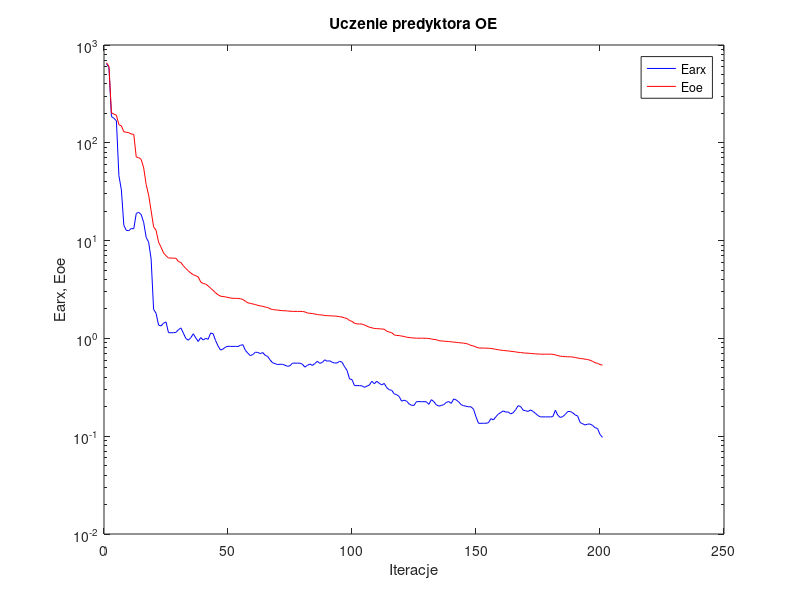
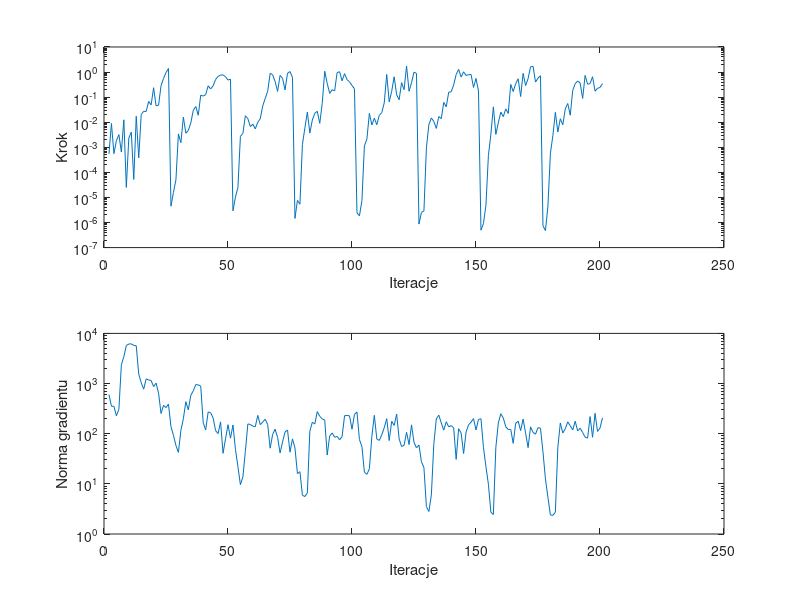

MATLAB code to generate these figures, in order:
%uczenie predyktora oe
clear all;
n=0; farx(n+1)=6.449362e+002; foe(n+1)=6.583969e+002; wspucz(n+1)=0.000000e+000; ng(n+1)=0.000000e+000;
%odnowa zmiennej metryki
n=1; farx(n+1)=5.897949e+002; foe(n+1)=6.051365e+002; krok(n+1)=5.504055e-004; ng(n+1)=6.014512e+002;
n=2; farx(n+1)=1.854540e+002; foe(n+1)=2.025425e+002; krok(n+1)=8.928204e-003; ng(n+1)=3.525903e+002;
n=3; farx(n+1)=1.782144e+002; foe(n+1)=1.963250e+002; krok(n+1)=5.593002e-004; ng(n+1)=3.512855e+002;
n=4; farx(n+1)=1.677012e+002; foe(n+1)=1.916562e+002; krok(n+1)=1.830478e-003; ng(n+1)=2.274927e+002;
n=5; farx(n+1)=4.632307e+001; foe(n+1)=1.530346e+002; krok(n+1)=3.195265e-003; ng(n+1)=3.056314e+002;
n=6; farx(n+1)=3.304399e+001; foe(n+1)=1.490834e+002; krok(n+1)=6.488063e-004; ng(n+1)=2.364036e+003;
n=7; farx(n+1)=1.432053e+001; foe(n+1)=1.294898e+002; krok(n+1)=1.244697e-002; ng(n+1)=3.440288e+003;
n=8; farx(n+1)=1.270836e+001; foe(n+1)=1.282713e+002; krok(n+1)=2.511991e-005; ng(n+1)=5.737638e+003;
n=9; farx(n+1)=1.265561e+001; foe(n+1)=1.267437e+002; krok(n+1)=2.337021e-003; ng(n+1)=6.140766e+003;
n=10; farx(n+1)=1.329001e+001; foe(n+1)=1.229396e+002; krok(n+1)=4.019260e-003; ng(n+1)=6.189783e+003;
n=11; farx(n+1)=1.320936e+001; foe(n+1)=1.221300e+002; krok(n+1)=5.210339e-005; ng(n+1)=5.767288e+003;
n=12; farx(n+1)=1.892744e+001; foe(n+1)=7.170399e+001; krok(n+1)=1.725161e-002; ng(n+1)=5.666779e+003;
n=13; farx(n+1)=1.947505e+001; foe(n+1)=7.044861e+001; krok(n+1)=3.764443e-004; ng(n+1)=1.541945e+003;
n=14; farx(n+1)=1.843831e+001; foe(n+1)=6.761946e+001; krok(n+1)=2.025137e-002; ng(n+1)=1.042583e+003;
n=15; farx(n+1)=1.532161e+001; foe(n+1)=5.535777e+001; krok(n+1)=2.720095e-002; ng(n+1)=7.709984e+002;
n=16; farx(n+1)=1.081021e+001; foe(n+1)=3.744894e+001; krok(n+1)=2.680031e-002; ng(n+1)=1.240534e+003;
n=17; farx(n+1)=9.632210e+000; foe(n+1)=2.916734e+001; krok(n+1)=6.721749e-002; ng(n+1)=1.180046e+003;
n=18; farx(n+1)=6.484843e+000; foe(n+1)=2.015925e+001; krok(n+1)=4.904612e-002; ng(n+1)=1.150825e+003;
n=19; farx(n+1)=1.980734e+000; foe(n+1)=1.384246e+001; krok(n+1)=2.373843e-001; ng(n+1)=8.681106e+002;
n=20; farx(n+1)=1.803563e+000; foe(n+1)=1.273500e+001; krok(n+1)=4.486659e-002; ng(n+1)=1.021349e+003;
n=21; farx(n+1)=1.369134e+000; foe(n+1)=9.644222e+000; krok(n+1)=4.797973e-002; ng(n+1)=6.415386e+002;
n=22; farx(n+1)=1.340107e+000; foe(n+1)=8.558745e+000; krok(n+1)=2.866206e-001; ng(n+1)=2.527704e+002;
n=23; farx(n+1)=1.432013e+000; foe(n+1)=7.498236e+000; krok(n+1)=5.551463e-001; ng(n+1)=3.675286e+002;
n=24; farx(n+1)=1.474333e+000; foe(n+1)=7.009900e+000; krok(n+1)=9.512526e-001; ng(n+1)=3.309296e+002;
n=25; farx(n+1)=1.144626e+000; foe(n+1)=6.644547e+000; krok(n+1)=1.386016e+000; ng(n+1)=3.875420e+002;
%odnowa zmiennej metryki
n=26; farx(n+1)=1.142295e+000; foe(n+1)=6.628735e+000; krok(n+1)=4.479143e-006; ng(n+1)=1.383553e+002;
n=27; farx(n+1)=1.143602e+000; foe(n+1)=6.613701e+000; krok(n+1)=1.588017e-005; ng(n+1)=9.273928e+001;
n=28; farx(n+1)=1.152141e+000; foe(n+1)=6.599722e+000; krok(n+1)=5.039187e-005; ng(n+1)=5.835386e+001;
n=29; farx(n+1)=1.225861e+000; foe(n+1)=6.104238e+000; krok(n+1)=3.408889e-003; ng(n+1)=4.241832e+001;
n=30; farx(n+1)=1.280312e+000; foe(n+1)=5.975228e+000; krok(n+1)=1.525147e-003; ng(n+1)=1.161926e+002;
n=31; farx(n+1)=1.132092e+000; foe(n+1)=5.528972e+000; krok(n+1)=1.603572e-002; ng(n+1)=1.989934e+002;
n=32; farx(n+1)=1.000025e+000; foe(n+1)=5.178191e+000; krok(n+1)=3.660956e-003; ng(n+1)=4.342066e+002;
n=33; farx(n+1)=9.585597e-001; foe(n+1)=4.909340e+000; krok(n+1)=4.718270e-003; ng(n+1)=2.977137e+002;
n=34; farx(n+1)=1.015565e+000; foe(n+1)=4.660245e+000; krok(n+1)=9.358895e-003; ng(n+1)=5.817431e+002;
n=35; farx(n+1)=1.115357e+000; foe(n+1)=4.478101e+000; krok(n+1)=3.002384e-002; ng(n+1)=7.163246e+002;
n=36; farx(n+1)=1.011945e+000; foe(n+1)=4.376382e+000; krok(n+1)=4.256083e-002; ng(n+1)=9.539222e+002;
n=37; farx(n+1)=9.297879e-001; foe(n+1)=4.248404e+000; krok(n+1)=1.890949e-002; ng(n+1)=9.409935e+002;
n=38; farx(n+1)=1.019446e+000; foe(n+1)=3.774046e+000; krok(n+1)=1.196783e-001; ng(n+1)=8.899784e+002;
n=39; farx(n+1)=9.619195e-001; foe(n+1)=3.641987e+000; krok(n+1)=1.102898e-001; ng(n+1)=1.651266e+002;
n=40; farx(n+1)=1.001481e+000; foe(n+1)=3.595236e+000; krok(n+1)=1.257655e-001; ng(n+1)=1.189161e+002;
n=41; farx(n+1)=9.795671e-001; foe(n+1)=3.441654e+000; krok(n+1)=2.846355e-001; ng(n+1)=2.717157e+002;
n=42; farx(n+1)=1.135872e+000; foe(n+1)=3.257006e+000; krok(n+1)=2.114117e-001; ng(n+1)=2.617305e+002;
n=43; farx(n+1)=1.116854e+000; foe(n+1)=3.098213e+000; krok(n+1)=2.818076e-001; ng(n+1)=2.061886e+002;
n=44; farx(n+1)=9.482102e-001; foe(n+1)=2.922668e+000; krok(n+1)=5.090926e-001; ng(n+1)=1.152781e+002;
n=45; farx(n+1)=8.368216e-001; foe(n+1)=2.793559e+000; krok(n+1)=6.674447e-001; ng(n+1)=1.004155e+002;
n=46; farx(n+1)=7.595730e-001; foe(n+1)=2.700449e+000; krok(n+1)=7.560816e-001; ng(n+1)=1.720671e+002;
n=47; farx(n+1)=7.783984e-001; foe(n+1)=2.679643e+000; krok(n+1)=7.713740e-001; ng(n+1)=4.063768e+001;
n=48; farx(n+1)=8.156089e-001; foe(n+1)=2.656426e+000; krok(n+1)=6.477968e-001; ng(n+1)=7.906221e+001;
n=49; farx(n+1)=8.306522e-001; foe(n+1)=2.624661e+000; krok(n+1)=4.803814e-001; ng(n+1)=1.510747e+002;
n=50; farx(n+1)=8.285440e-001; foe(n+1)=2.586276e+000; krok(n+1)=5.203615e-001; ng(n+1)=8.152301e+001;
%odnowa zmiennej metryki
n=51; farx(n+1)=8.287800e-001; foe(n+1)=2.570763e+000; krok(n+1)=2.926265e-006; ng(n+1)=1.494772e+002;
n=52; farx(n+1)=8.282694e-001; foe(n+1)=2.567702e+000; krok(n+1)=1.031748e-005; ng(n+1)=4.874642e+001;
n=53; farx(n+1)=8.266848e-001; foe(n+1)=2.566118e+000; krok(n+1)=2.518354e-005; ng(n+1)=2.209411e+001;
n=54; farx(n+1)=8.501014e-001; foe(n+1)=2.543123e+000; krok(n+1)=2.716773e-003; ng(n+1)=9.641631e+000;
n=55; farx(n+1)=8.621049e-001; foe(n+1)=2.500650e+000; krok(n+1)=3.576264e-003; ng(n+1)=1.368448e+001;
n=56; farx(n+1)=7.555811e-001; foe(n+1)=2.398130e+000; krok(n+1)=1.815661e-002; ng(n+1)=4.441936e+001;
n=57; farx(n+1)=7.063558e-001; foe(n+1)=2.311476e+000; krok(n+1)=1.390067e-002; ng(n+1)=1.566945e+002;
n=58; farx(n+1)=6.668574e-001; foe(n+1)=2.280839e+000; krok(n+1)=6.699412e-003; ng(n+1)=1.523493e+002;
n=59; farx(n+1)=6.834545e-001; foe(n+1)=2.250473e+000; krok(n+1)=8.375056e-003; ng(n+1)=1.415693e+002;
n=60; farx(n+1)=7.226112e-001; foe(n+1)=2.218812e+000; krok(n+1)=5.414124e-003; ng(n+1)=1.378963e+002;
n=61; farx(n+1)=7.182309e-001; foe(n+1)=2.178567e+000; krok(n+1)=1.000726e-002; ng(n+1)=2.315308e+002;
n=62; farx(n+1)=6.995126e-001; foe(n+1)=2.146663e+000; krok(n+1)=1.363659e-002; ng(n+1)=1.515563e+002;
n=63; farx(n+1)=7.165429e-001; foe(n+1)=2.130482e+000; krok(n+1)=4.446078e-002; ng(n+1)=1.708156e+002;
n=64; farx(n+1)=6.715166e-001; foe(n+1)=2.091795e+000; krok(n+1)=8.877087e-002; ng(n+1)=1.949716e+002;
n=65; farx(n+1)=6.529722e-001; foe(n+1)=2.068999e+000; krok(n+1)=1.710829e-001; ng(n+1)=1.517849e+002;
n=66; farx(n+1)=6.010476e-001; foe(n+1)=2.008125e+000; krok(n+1)=8.913350e-001; ng(n+1)=5.143507e+001;
n=67; farx(n+1)=5.630287e-001; foe(n+1)=1.973984e+000; krok(n+1)=7.807902e-001; ng(n+1)=9.661745e+001;
n=68; farx(n+1)=5.518212e-001; foe(n+1)=1.959438e+000; krok(n+1)=4.195659e-001; ng(n+1)=1.230402e+002;
n=69; farx(n+1)=5.408313e-001; foe(n+1)=1.947950e+000; krok(n+1)=1.694093e-001; ng(n+1)=8.433698e+001;
n=70; farx(n+1)=5.441967e-001; foe(n+1)=1.931224e+000; krok(n+1)=7.382907e-001; ng(n+1)=4.133966e+001;
n=71; farx(n+1)=5.430604e-001; foe(n+1)=1.921967e+000; krok(n+1)=5.596492e-001; ng(n+1)=6.830389e+001;
n=72; farx(n+1)=5.310060e-001; foe(n+1)=1.916309e+000; krok(n+1)=1.945981e-001; ng(n+1)=1.085915e+002;
n=73; farx(n+1)=5.180947e-001; foe(n+1)=1.906898e+000; krok(n+1)=8.922448e-001; ng(n+1)=1.183500e+002;
n=74; farx(n+1)=5.255260e-001; foe(n+1)=1.897288e+000; krok(n+1)=1.049915e+000; ng(n+1)=4.282715e+001;
n=75; farx(n+1)=5.585700e-001; foe(n+1)=1.889765e+000; krok(n+1)=6.077026e-001; ng(n+1)=7.868288e+001;
%odnowa zmiennej metryki
n=76; farx(n+1)=5.584939e-001; foe(n+1)=1.888985e+000; krok(n+1)=1.458599e-006; ng(n+1)=5.199622e+001;
n=77; farx(n+1)=5.582327e-001; foe(n+1)=1.888675e+000; krok(n+1)=7.632581e-006; ng(n+1)=1.598513e+001;
n=78; farx(n+1)=5.578214e-001; foe(n+1)=1.888467e+000; krok(n+1)=5.386485e-006; ng(n+1)=1.751234e+001;
n=79; farx(n+1)=5.453384e-001; foe(n+1)=1.884226e+000; krok(n+1)=1.284763e-003; ng(n+1)=5.954937e+000;
n=80; farx(n+1)=5.084400e-001; foe(n+1)=1.867826e+000; krok(n+1)=5.915258e-003; ng(n+1)=5.575119e+000;
n=81; farx(n+1)=5.301949e-001; foe(n+1)=1.819246e+000; krok(n+1)=2.529683e-002; ng(n+1)=6.631926e+000;
n=82; farx(n+1)=5.472786e-001; foe(n+1)=1.807125e+000; krok(n+1)=3.683227e-003; ng(n+1)=1.126528e+002;
n=83; farx(n+1)=5.293972e-001; foe(n+1)=1.795038e+000; krok(n+1)=1.214548e-002; ng(n+1)=1.693168e+002;
n=84; farx(n+1)=5.526545e-001; foe(n+1)=1.777376e+000; krok(n+1)=2.284436e-002; ng(n+1)=1.561125e+002;
n=85; farx(n+1)=5.835845e-001; foe(n+1)=1.753199e+000; krok(n+1)=2.721013e-002; ng(n+1)=2.757591e+002;
n=86; farx(n+1)=5.560425e-001; foe(n+1)=1.741082e+000; krok(n+1)=9.030079e-003; ng(n+1)=2.224184e+002;
n=87; farx(n+1)=5.671150e-001; foe(n+1)=1.737705e+000; krok(n+1)=5.694364e-002; ng(n+1)=1.964046e+002;
n=88; farx(n+1)=6.037379e-001; foe(n+1)=1.713346e+000; krok(n+1)=1.075480e+000; ng(n+1)=1.874790e+002;
n=89; farx(n+1)=5.848314e-001; foe(n+1)=1.708139e+000; krok(n+1)=3.556863e-001; ng(n+1)=3.750329e+001;
n=90; farx(n+1)=5.902409e-001; foe(n+1)=1.703323e+000; krok(n+1)=1.410702e-001; ng(n+1)=9.013725e+001;
n=91; farx(n+1)=5.701201e-001; foe(n+1)=1.697590e+000; krok(n+1)=1.981883e-001; ng(n+1)=1.032707e+002;
n=92; farx(n+1)=5.600817e-001; foe(n+1)=1.693177e+000; krok(n+1)=1.778431e-001; ng(n+1)=8.511919e+001;
n=93; farx(n+1)=5.613185e-001; foe(n+1)=1.683615e+000; krok(n+1)=9.512526e-001; ng(n+1)=8.821707e+001;
n=94; farx(n+1)=5.838856e-001; foe(n+1)=1.666758e+000; krok(n+1)=1.030870e+000; ng(n+1)=7.570987e+001;
n=95; farx(n+1)=5.712640e-001; foe(n+1)=1.654027e+000; krok(n+1)=4.467816e-001; ng(n+1)=8.740145e+001;
n=96; farx(n+1)=5.131851e-001; foe(n+1)=1.620113e+000; krok(n+1)=8.649503e-001; ng(n+1)=2.282967e+002;
n=97; farx(n+1)=4.705866e-001; foe(n+1)=1.595135e+000; krok(n+1)=4.979739e-001; ng(n+1)=2.308037e+002;
n=98; farx(n+1)=3.860241e-001; foe(n+1)=1.522859e+000; krok(n+1)=4.079802e-001; ng(n+1)=2.270580e+002;
n=99; farx(n+1)=3.790971e-001; foe(n+1)=1.494040e+000; krok(n+1)=2.921091e-001; ng(n+1)=1.227044e+002;
n=100; farx(n+1)=3.291766e-001; foe(n+1)=1.427654e+000; krok(n+1)=2.144024e-001; ng(n+1)=2.428949e+002;
%odnowa zmiennej metryki
n=101; farx(n+1)=3.289900e-001; foe(n+1)=1.406483e+000; krok(n+1)=2.452269e-006; ng(n+1)=2.710975e+002;
n=102; farx(n+1)=3.287024e-001; foe(n+1)=1.405276e+000; krok(n+1)=1.845341e-006; ng(n+1)=7.638592e+001;
n=103; farx(n+1)=3.275335e-001; foe(n+1)=1.402698e+000; krok(n+1)=7.509633e-006; ng(n+1)=5.531829e+001;
n=104; farx(n+1)=3.160910e-001; foe(n+1)=1.372402e+000; krok(n+1)=1.143304e-003; ng(n+1)=1.707922e+001;
n=105; farx(n+1)=3.247123e-001; foe(n+1)=1.334604e+000; krok(n+1)=2.106662e-003; ng(n+1)=1.544662e+001;
n=106; farx(n+1)=3.334583e-001; foe(n+1)=1.301348e+000; krok(n+1)=2.254004e-002; ng(n+1)=1.990215e+001;
n=107; farx(n+1)=3.645800e-001; foe(n+1)=1.283164e+000; krok(n+1)=7.763326e-003; ng(n+1)=8.809182e+001;
n=108; farx(n+1)=3.439436e-001; foe(n+1)=1.263876e+000; krok(n+1)=1.450364e-002; ng(n+1)=2.324013e+002;
n=109; farx(n+1)=3.643286e-001; foe(n+1)=1.258883e+000; krok(n+1)=7.932207e-003; ng(n+1)=7.840005e+001;
n=110; farx(n+1)=3.470468e-001; foe(n+1)=1.254758e+000; krok(n+1)=1.897240e-002; ng(n+1)=7.346310e+001;
n=111; farx(n+1)=3.350573e-001; foe(n+1)=1.248609e+000; krok(n+1)=2.409244e-002; ng(n+1)=9.502935e+001;
n=112; farx(n+1)=3.464654e-001; foe(n+1)=1.241204e+000; krok(n+1)=5.908701e-002; ng(n+1)=1.313911e+002;
n=113; farx(n+1)=3.135408e-001; foe(n+1)=1.186976e+000; krok(n+1)=8.008859e-001; ng(n+1)=1.996959e+002;
n=114; farx(n+1)=2.988935e-001; foe(n+1)=1.161356e+000; krok(n+1)=6.460817e-002; ng(n+1)=7.302177e+001;
n=115; farx(n+1)=2.948259e-001; foe(n+1)=1.144767e+000; krok(n+1)=1.701816e-001; ng(n+1)=1.765700e+002;
n=116; farx(n+1)=2.714100e-001; foe(n+1)=1.086503e+000; krok(n+1)=6.480438e-001; ng(n+1)=1.463584e+002;
n=117; farx(n+1)=2.658406e-001; foe(n+1)=1.071857e+000; krok(n+1)=1.244469e-001; ng(n+1)=2.454326e+002;
n=118; farx(n+1)=2.552395e-001; foe(n+1)=1.068668e+000; krok(n+1)=7.863442e-002; ng(n+1)=7.906761e+001;
n=119; farx(n+1)=2.282894e-001; foe(n+1)=1.056298e+000; krok(n+1)=3.780408e-001; ng(n+1)=5.552659e+001;
n=120; farx(n+1)=2.334932e-001; foe(n+1)=1.047470e+000; krok(n+1)=1.981558e-001; ng(n+1)=5.863786e+001;
n=121; farx(n+1)=2.288410e-001; foe(n+1)=1.028532e+000; krok(n+1)=1.741449e+000; ng(n+1)=1.065647e+002;
n=122; farx(n+1)=2.140545e-001; foe(n+1)=1.021646e+000; krok(n+1)=1.713887e-001; ng(n+1)=6.077894e+001;
n=123; farx(n+1)=2.071311e-001; foe(n+1)=1.013398e+000; krok(n+1)=3.785765e-001; ng(n+1)=1.500266e+002;
n=124; farx(n+1)=2.066027e-001; foe(n+1)=1.009213e+000; krok(n+1)=9.933049e-001; ng(n+1)=6.724708e+001;
n=125; farx(n+1)=2.256964e-001; foe(n+1)=1.005672e+000; krok(n+1)=8.823184e-001; ng(n+1)=5.224642e+001;
%odnowa zmiennej metryki
n=126; farx(n+1)=2.256571e-001; foe(n+1)=1.004976e+000; krok(n+1)=8.656348e-007; ng(n+1)=5.951017e+001;
n=127; farx(n+1)=2.255570e-001; foe(n+1)=1.004640e+000; krok(n+1)=2.522207e-006; ng(n+1)=2.759355e+001;
n=128; farx(n+1)=2.253515e-001; foe(n+1)=1.004349e+000; krok(n+1)=2.896621e-006; ng(n+1)=2.116423e+001;
n=129; farx(n+1)=2.248549e-001; foe(n+1)=1.003326e+000; krok(n+1)=9.446471e-004; ng(n+1)=3.525886e+000;
n=130; farx(n+1)=2.114650e-001; foe(n+1)=9.965329e-001; krok(n+1)=8.174750e-003; ng(n+1)=2.810890e+000;
n=131; farx(n+1)=2.364061e-001; foe(n+1)=9.869039e-001; krok(n+1)=1.479856e-002; ng(n+1)=6.031496e+000;
n=132; farx(n+1)=2.257097e-001; foe(n+1)=9.755041e-001; krok(n+1)=1.059021e-002; ng(n+1)=6.368260e+001;
n=133; farx(n+1)=2.094508e-001; foe(n+1)=9.704947e-001; krok(n+1)=5.662806e-003; ng(n+1)=1.978047e+002;
n=134; farx(n+1)=2.031212e-001; foe(n+1)=9.494734e-001; krok(n+1)=1.684825e-002; ng(n+1)=2.336656e+002;
n=135; farx(n+1)=2.060984e-001; foe(n+1)=9.420804e-001; krok(n+1)=1.388291e-002; ng(n+1)=1.635905e+002;
n=136; farx(n+1)=2.103318e-001; foe(n+1)=9.383960e-001; krok(n+1)=6.128758e-002; ng(n+1)=1.177905e+002;
n=137; farx(n+1)=2.213566e-001; foe(n+1)=9.324344e-001; krok(n+1)=4.134280e-002; ng(n+1)=1.728792e+002;
n=138; farx(n+1)=2.261937e-001; foe(n+1)=9.287913e-001; krok(n+1)=1.582278e-001; ng(n+1)=1.368038e+002;
n=139; farx(n+1)=2.166372e-001; foe(n+1)=9.226738e-001; krok(n+1)=1.631115e-001; ng(n+1)=1.452098e+002;
n=140; farx(n+1)=2.404511e-001; foe(n+1)=9.176660e-001; krok(n+1)=3.083795e-001; ng(n+1)=1.298823e+002;
n=141; farx(n+1)=2.350373e-001; foe(n+1)=9.111672e-001; krok(n+1)=8.008859e-001; ng(n+1)=3.077548e+001;
n=142; farx(n+1)=2.245015e-001; foe(n+1)=9.052888e-001; krok(n+1)=1.280929e+000; ng(n+1)=1.259611e+002;
n=143; farx(n+1)=2.103534e-001; foe(n+1)=8.998840e-001; krok(n+1)=6.335709e-001; ng(n+1)=1.031530e+002;
n=144; farx(n+1)=2.052153e-001; foe(n+1)=8.936012e-001; krok(n+1)=1.021678e+000; ng(n+1)=4.021091e+001;
n=145; farx(n+1)=2.026165e-001; foe(n+1)=8.873662e-001; krok(n+1)=7.310195e-001; ng(n+1)=1.082285e+002;
n=146; farx(n+1)=1.998940e-001; foe(n+1)=8.687785e-001; krok(n+1)=7.848019e-001; ng(n+1)=1.497978e+002;
n=147; farx(n+1)=1.997302e-001; foe(n+1)=8.478883e-001; krok(n+1)=8.067975e-001; ng(n+1)=1.700073e+002;
n=148; farx(n+1)=1.887735e-001; foe(n+1)=8.363636e-001; krok(n+1)=2.442288e-001; ng(n+1)=1.999511e+002;
n=149; farx(n+1)=1.578502e-001; foe(n+1)=8.165548e-001; krok(n+1)=5.570755e-001; ng(n+1)=1.188670e+002;
n=150; farx(n+1)=1.354949e-001; foe(n+1)=7.994462e-001; krok(n+1)=1.755320e-001; ng(n+1)=1.922224e+002;
%odnowa zmiennej metryki
n=151; farx(n+1)=1.355145e-001; foe(n+1)=7.968511e-001; krok(n+1)=4.929212e-007; ng(n+1)=1.986004e+002;
n=152; farx(n+1)=1.355840e-001; foe(n+1)=7.963413e-001; krok(n+1)=9.081789e-007; ng(n+1)=5.363646e+001;
n=153; farx(n+1)=1.357175e-001; foe(n+1)=7.960754e-001; krok(n+1)=4.858372e-006; ng(n+1)=2.215625e+001;
n=154; farx(n+1)=1.371155e-001; foe(n+1)=7.922600e-001; krok(n+1)=4.658537e-004; ng(n+1)=9.816423e+000;
n=155; farx(n+1)=1.511770e-001; foe(n+1)=7.895640e-001; krok(n+1)=3.350038e-003; ng(n+1)=2.713308e+000;
n=156; farx(n+1)=1.468139e-001; foe(n+1)=7.816256e-001; krok(n+1)=4.095813e-002; ng(n+1)=2.453575e+000;
n=157; farx(n+1)=1.578488e-001; foe(n+1)=7.732799e-001; krok(n+1)=3.272337e-003; ng(n+1)=5.363546e+001;
n=158; farx(n+1)=1.679877e-001; foe(n+1)=7.655299e-001; krok(n+1)=9.545881e-003; ng(n+1)=1.631235e+002;
n=159; farx(n+1)=1.750895e-001; foe(n+1)=7.581486e-001; krok(n+1)=2.521242e-002; ng(n+1)=2.501808e+002;
n=160; farx(n+1)=1.813334e-001; foe(n+1)=7.531330e-001; krok(n+1)=1.664870e-002; ng(n+1)=2.055049e+002;
n=161; farx(n+1)=1.762054e-001; foe(n+1)=7.483461e-001; krok(n+1)=3.413297e-002; ng(n+1)=1.374651e+002;
n=162; farx(n+1)=1.768762e-001; foe(n+1)=7.450613e-001; krok(n+1)=2.243330e-002; ng(n+1)=1.210409e+002;
n=163; farx(n+1)=1.691591e-001; foe(n+1)=7.383616e-001; krok(n+1)=3.200292e-001; ng(n+1)=1.222925e+002;
n=164; farx(n+1)=1.736951e-001; foe(n+1)=7.335542e-001; krok(n+1)=1.677703e-001; ng(n+1)=6.432481e+001;
n=165; farx(n+1)=1.870400e-001; foe(n+1)=7.279325e-001; krok(n+1)=3.427774e-001; ng(n+1)=1.614737e+002;
n=166; farx(n+1)=2.052450e-001; foe(n+1)=7.201635e-001; krok(n+1)=5.403833e-001; ng(n+1)=1.775050e+002;
n=167; farx(n+1)=2.011209e-001; foe(n+1)=7.182418e-001; krok(n+1)=1.057221e-001; ng(n+1)=1.153476e+002;
n=168; farx(n+1)=1.843606e-001; foe(n+1)=7.108231e-001; krok(n+1)=8.904025e-001; ng(n+1)=1.955912e+002;
n=169; farx(n+1)=1.820748e-001; foe(n+1)=7.079260e-001; krok(n+1)=2.894475e-001; ng(n+1)=1.019978e+002;
n=170; farx(n+1)=1.792817e-001; foe(n+1)=7.057852e-001; krok(n+1)=5.491644e-001; ng(n+1)=5.276970e+001;
n=171; farx(n+1)=1.856248e-001; foe(n+1)=7.020898e-001; krok(n+1)=1.617795e+000; ng(n+1)=1.370803e+002;
n=172; farx(n+1)=1.791634e-001; foe(n+1)=6.978242e-001; krok(n+1)=1.691553e+000; ng(n+1)=1.062558e+002;
n=173; farx(n+1)=1.708155e-001; foe(n+1)=6.952723e-001; krok(n+1)=3.985391e-001; ng(n+1)=9.780950e+001;
n=174; farx(n+1)=1.624129e-001; foe(n+1)=6.928780e-001; krok(n+1)=5.766634e-001; ng(n+1)=1.320945e+002;
n=175; farx(n+1)=1.575413e-001; foe(n+1)=6.901469e-001; krok(n+1)=7.101669e-001; ng(n+1)=1.285379e+002;
%odnowa zmiennej metryki
n=176; farx(n+1)=1.575665e-001; foe(n+1)=6.899421e-001; krok(n+1)=7.401445e-007; ng(n+1)=4.357744e+001;
n=177; farx(n+1)=1.575732e-001; foe(n+1)=6.899292e-001; krok(n+1)=4.781209e-007; ng(n+1)=1.255131e+001;
n=178; farx(n+1)=1.576075e-001; foe(n+1)=6.899110e-001; krok(n+1)=4.520694e-006; ng(n+1)=5.378257e+000;
n=179; farx(n+1)=1.574986e-001; foe(n+1)=6.895117e-001; krok(n+1)=5.762304e-004; ng(n+1)=2.395848e+000;
n=180; farx(n+1)=1.588816e-001; foe(n+1)=6.881484e-001; krok(n+1)=2.953444e-003; ng(n+1)=2.352310e+000;
n=181; farx(n+1)=1.840755e-001; foe(n+1)=6.776551e-001; krok(n+1)=2.477353e-002; ng(n+1)=2.715140e+000;
n=182; farx(n+1)=1.636661e-001; foe(n+1)=6.674813e-001; krok(n+1)=4.054148e-003; ng(n+1)=5.377404e+001;
n=183; farx(n+1)=1.554749e-001; foe(n+1)=6.576007e-001; krok(n+1)=1.376894e-002; ng(n+1)=1.640931e+002;
n=184; farx(n+1)=1.588419e-001; foe(n+1)=6.541200e-001; krok(n+1)=7.883344e-003; ng(n+1)=1.030758e+002;
n=185; farx(n+1)=1.669123e-001; foe(n+1)=6.512865e-001; krok(n+1)=3.387226e-002; ng(n+1)=1.255675e+002;
n=186; farx(n+1)=1.787808e-001; foe(n+1)=6.484879e-001; krok(n+1)=5.576355e-002; ng(n+1)=1.726295e+002;
n=187; farx(n+1)=1.790015e-001; foe(n+1)=6.479580e-001; krok(n+1)=1.904592e-002; ng(n+1)=1.439262e+002;
n=188; farx(n+1)=1.734826e-001; foe(n+1)=6.452892e-001; krok(n+1)=1.856523e-001; ng(n+1)=1.189755e+002;
n=189; farx(n+1)=1.650632e-001; foe(n+1)=6.372689e-001; krok(n+1)=3.457398e-001; ng(n+1)=1.770952e+002;
n=190; farx(n+1)=1.607508e-001; foe(n+1)=6.309506e-001; krok(n+1)=4.386596e-001; ng(n+1)=1.136634e+002;
n=191; farx(n+1)=1.378005e-001; foe(n+1)=6.219828e-001; krok(n+1)=3.655097e-001; ng(n+1)=1.290511e+002;
n=192; farx(n+1)=1.341069e-001; foe(n+1)=6.203607e-001; krok(n+1)=8.892157e-002; ng(n+1)=1.054798e+002;
n=193; farx(n+1)=1.301485e-001; foe(n+1)=6.128579e-001; krok(n+1)=7.382907e-001; ng(n+1)=8.529305e+001;
n=194; farx(n+1)=1.329035e-001; foe(n+1)=6.076056e-001; krok(n+1)=3.262230e-001; ng(n+1)=8.157897e+001;
n=195; farx(n+1)=1.331291e-001; foe(n+1)=5.985381e-001; krok(n+1)=3.477470e-001; ng(n+1)=2.194850e+002;
n=196; farx(n+1)=1.291151e-001; foe(n+1)=5.825759e-001; krok(n+1)=6.522451e-001; ng(n+1)=8.498363e+001;
n=197; farx(n+1)=1.221553e-001; foe(n+1)=5.642355e-001; krok(n+1)=1.732520e-001; ng(n+1)=2.548135e+002;
n=198; farx(n+1)=1.198315e-001; foe(n+1)=5.559231e-001; krok(n+1)=2.250273e-001; ng(n+1)=1.109900e+002;
n=199; farx(n+1)=1.042162e-001; foe(n+1)=5.402351e-001; krok(n+1)=2.427388e-001; ng(n+1)=1.296410e+002;
n=200; farx(n+1)=9.738467e-002; foe(n+1)=5.329259e-001; krok(n+1)=3.465039e-001; ng(n+1)=2.072798e+002;

figure; semilogy(farx,'b'); hold on; semilogy(foe,'r'); xlabel('Iteracje'); ylabel('Earx, Eoe'); legend('Earx','Eoe'); title('Uczenie predyktora OE');
figure; subplot(2,1,1); semilogy(krok); xlabel('Iteracje'); ylabel('Krok');
subplot(2,1,2); semilogy(ng); xlabel('Iteracje'); ylabel('Norma gradientu');
Earx=farx(n+1)
Eoe=foe(n+1)
